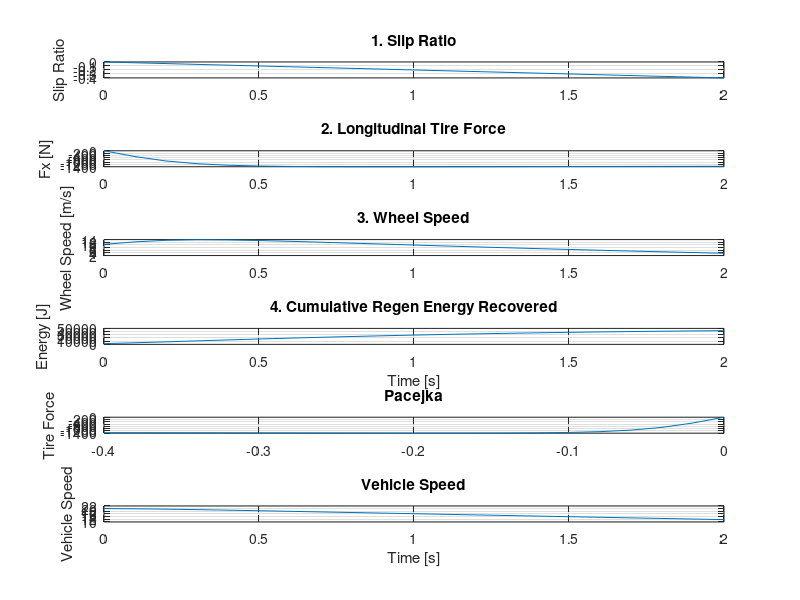

Here is the MATLAB script that generated this plot:
% Regen with Torque Limiting and Energy Recovery
clear; clc;

%% Variable Definitions

% Vehicle & Tire Parameters
mass = 285;                  % Vehicle mass [kg]
g = 9.81;                    % Gravitational acceleration [m/s^2]
Fz = 700;
%Fz = mass * g / 4;           % Normal force on one tire (assuming 4 equal-contact wheels) [N]
R_wheel = 0.23;              % Wheel radius [m]
v_vehicle = 20;              % Constant vehicle speed [m/s]
%model 1.8-1.9
mu_max = 2.0;                % Maximum friction coefficient (road-tire interaction)

% Pacejka Tire Model Coefficients 
B = 10;                      % Stiffness factor
C = 1.9;                     % Shape factor
D = mu_max;                  % Peak friction multiplier (based on mu)
E = 0.97;                    % Curvature factor

% Simulation Timing Parameters
dt = 0.1;                  % Time step [s]
t_end = 2;                   % Total simulation duration [s]
time = 0:dt:t_end;           % Time vector for simulation

%Initial Conditions
%omega = v_vehicle / R_wheel; % Initial wheel angular velocity [rad/s]
regen_torque_cmd = -500;     % Max regenerative braking torque applied [Nm]
I_wheel = 1.2;               % Moment of inertia of the wheel [kg·m^2]

% Slip Safety Threshold
slip_limit = -0.2;           % Slip threshold below which regen is disabled (to prevent lock-up)

%Data Storage Arrays for Plotting
slip_array   = zeros(size(time)); % Slip ratio over time
Fx_array     = zeros(size(time)); % Longitudinal tire force [N]
omega_array  = zeros(size(time)); % Wheel angular speed [rad/s]
torque_array = zeros(size(time)); % Applied regen torque [Nm]
energy_recov = zeros(size(time)); % Cumulative recovered energy [J]
pacejka = zeros(size(time)); % Cumulative recovered energy [J]

% --- Energy Tracking ---
E_total = 0;                 % Initialize total energy recovered [J]

slip = [0:-0.02:-0.4];

% Simulation Loop
for i = 1:length(time)
    
    % Calculate slip ratio
    v_wheel = v_vehicle + slip(i)*v_vehicle;
    omega = v_wheel / R_wheel; % Initial wheel angular velocity [rad/s]
    %v_wheel = omega * R_wheel;
    %slip = (v_wheel - v_vehicle) / max(abs(v_vehicle), 0.1);
    %disp(slip)

    
    % Tire force using Pacejka formula?
    Fx = Fz * D * sin(C * atan(B * slip(i) - E * (B * slip(i) - atan(B * slip(i)))));
    v_vehicle = v_vehicle + ((Fx / mass)/10) ;
    
    % Apply regen torque with safety clamp
    if slip < slip_limit
        T_applied = 0;  % disengage regen if too much braking
    else
        T_applied = regen_torque_cmd;
    end

    % Wheel dynamics
    alpha = (T_applied - Fx * R_wheel) / I_wheel;
    omega = omega + alpha * dt;
    v_vehicle = v_vehicle - ((T_applied*R_wheel)/mass)/10;
    
    % Regen power recovery (motor power = torque * omega)
    P_recovered = -min(T_applied * omega, 0);  % only count braking energy
    E_total = E_total + P_recovered * dt;      % integrate power over time
    
    % Store values
    slip_array(i) = slip(i);
    Fx_array(i) = Fx;
    omega_array(i) = omega;
    torque_array(i) = T_applied;
    energy_recov(i) = E_total;
    pacejka(i) = Fx;
    v_vehiclearray(i) = v_vehicle;
    
end

% Plot Results
figure;

% Pacejka
subplot(6,1,5);
plot(slip_array, Fx_array);
ylabel('Tire Force'); title('Pacejka');
grid on;

% 1. Slip Ratio vs Time
subplot(6,1,1);
plot(time, slip_array);
ylabel('Slip Ratio'); title('1. Slip Ratio');
grid on;

% 2. Tire Force vs Time
subplot(6,1,2);
plot(time, Fx_array);
ylabel('Fx [N]'); title('2. Longitudinal Tire Force');
grid on;

% 3. Wheel Speed vs Time
subplot(6,1,3);
plot(time, omega_array * R_wheel);
ylabel('Wheel Speed [m/s]'); title('3. Wheel Speed');
grid on;

% 4. Recovered Energy vs Time
subplot(6,1,4);
plot(time, energy_recov);
ylabel('Energy [J]'); xlabel('Time [s]');
title('4. Cumulative Regen Energy Recovered');
grid on;

% 5. Vehicle Speed
subplot(6,1,6);
plot(time, v_vehiclearray);
ylabel('Vehicle Speed'); xlabel('Time [s]');
title('Vehicle Speed');
grid on;

